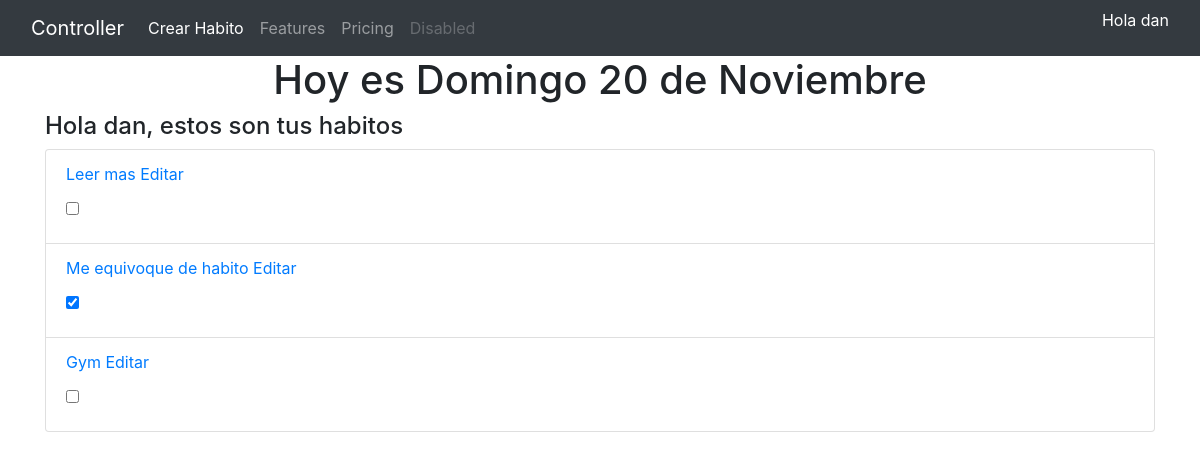
/ (signed in), run on the app's committed database.
### habit/models.py (models this page shows, shortened)
class Habit(models.Model):
    user = models.ForeignKey(User, on_delete=models.CASCADE)
    name = models.CharField(max_length=100)
    description = models.TextField()
    created = models.DateTimeField(auto_now_add=True)
    updated = models.DateTimeField(auto_now=True)
    class Meta:
        ordering = ['-created']

### habit/views.py (the view, shortened to what this page needs)
# urls.py: path('', HomeView.as_view(), name="home"),
class HomeView(LoginRequiredMixin, View):
    model = Habit
    template_name = "habits/home.html"
    def get(self, *args, **kwargs):
        context = {}
        queryset = self.model.objects.filter(user=self.request.user)
        context['habits'] = []
        context['today'] = today
        for habit in queryset:
            q = (Daily.objects.filter(habit=habit, date=today, is_active=True))
            context['habits'].append([habit, q])
        return render(self.request, self.template_name, context)

### templates/habits/home.html (shortened to what this page needs)
{% extends 'base.html' %}
{% block body %}
{% now "d" as day %}
{% now "l" as day_name %}
{% now "F" as month %}
<div class="center text-center">
    <h1 class="">Hoy es {{day_name | capfirst}} {{day}} de {{month | capfirst}}</h1>
</div>
<div class="">
    <h4>
        Hola {{user.username}}, estos son tus habitos {{daily}}
    </h4>
</div>
<div class="center">
    <ul class="list-group">
        {% for habit, daily in habits %}
            <li class="list-group-item">
                <p>
                <a href="{% url 'habits:calendar' habit.pk %}">{{habit.name}}</a>
                <a href="{% url 'habits:update' habit.pk %}" class="link-success">Editar</a>
                <form action="" method="POST">
                    <input type="checkbox" class="form-check"  value={{habit.pk}} named="checkboxes" {% if daily%}checked{% endif %}>
                </form>
                </p>
            </li>
        {% empty %}
            <li class="list-group-item">
                <p>Lo sentimos, no tienes habitos. <a href="{% url 'habits:create' %}" class="link">Crea uno!</a></p>
            </li>
        {% endfor %}
    </ul>
</div>
{% endblock body %}

### templates/utils/navbar.html (shortened to what this page needs)
<nav class="navbar navbar-dark navbar-expand-lg bg-dark">
  <div class="container-fluid">
    <a class="navbar-brand" href="{% url 'habits:home' %}">Controller</a>
    <div class="collapse navbar-collapse" id="navbarNav">
      <ul class="navbar-nav">
        <li class="nav-item">
          <a
            class="nav-link active"
            aria-current="page"
            href="{% url 'habits:create' %}"
            >Crear Habito</a
          >
        </li>
        <li class="nav-item">
          <a class="nav-link" href="#">Features</a>
        </li>
        <li class="nav-item">
          <a class="nav-link" href="#">Pricing</a>
        </li>
        <li class="nav-item">
          <a class="nav-link disabled">Disabled</a>
        </li>
      </ul>
    </div>
    {% if user.is_authenticated %}
    <div class="">
      <p class="text-white">Hola {{user.username}}</p>
    </div>
    {% else %}
    <a class="btn btn-danger" href="{% url 'accounts:login' %}">Entra</a>
    {% endif %}
  </div>
</nav>

### data on the page
Habit: name "Leer mas"
Habit: name "Me equivoque de habito"
Habit: name "Gym"

### other printed values
{{ user.username }} "dan"
{{ day_name | capfirst }} "Domingo"
{{ day }} "20"
{{ month | capfirst }} "Noviembre"
